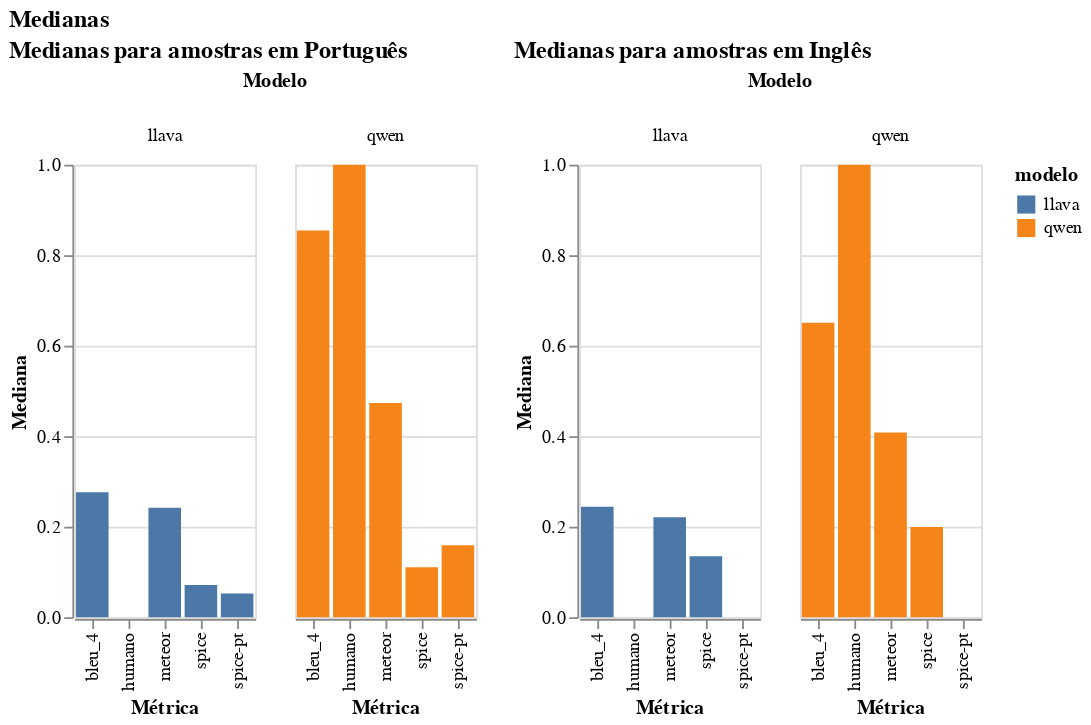

The notebook cell saved with this chart:
### Code cell
bar_chart_mediana_pt = (
    alt.Chart(medianas_pt)
    .mark_bar()
    .encode(
        x=alt.X("métrica:N", title="Métrica"),
        y=alt.Y("valor:Q", title="Mediana", scale=alt.Scale(domain=[0, 1])),
        color="modelo:N",
        column=alt.Column("modelo:N", title="Modelo"),
    )
    .properties(width=100, height=250, title="Medianas para amostras em Português")
   
)

bar_chart_mediana_eng = (
    alt.Chart(medianas_eng)
    .mark_bar()
    .encode(
        x=alt.X("métrica:N", title="Métrica"),
        y=alt.Y("valor:Q", title="Mediana", scale=alt.Scale(domain=[0, 1])),
        color="modelo:N",
        column=alt.Column("modelo:N", title="Modelo"),
    )
    .properties(width=100, height=250, title="Medianas para amostras em Inglês")
   
)

bar_chart_mediana = (
    alt.hconcat(bar_chart_mediana_pt, bar_chart_mediana_eng).properties(
        title="Medianas"
    )
)
bar_chart_mediana.display()

### Figure 1 — Vega-Lite specification as saved in the notebook (floating-point values rounded to 4 significant figures)
{"config": {"view": {"continuousWidth": 300, "continuousHeight": 300}}, "hconcat": [{"data": {"name": "data-5fabbef8c5dcd2f07587bb4e31b91172"}, "mark": {"type": "bar"}, "encoding": {"color": {"field": "modelo", "type": "nominal"}, "column": {"field": "modelo", "title": "Modelo", "type": "nominal"}, "x": {"field": "métrica", "title": "Métrica", "type": "nominal"}, "y": {"field": "valor", "scale": {"domain": [0, 1]}, "title": "Mediana", "type": "quantitative"}}, "height": 250, "title": "Medianas para amostras em Português", "width": 100}, {"data": {"name": "data-010f463428f05b0fc5e68d61cba6a894"}, "mark": {"type": "bar"}, "encoding": {"color": {"field": "modelo", "type": "nominal"}, "column": {"field": "modelo", "title": "Modelo", "type": "nominal"}, "x": {"field": "métrica", "title": "Métrica", "type": "nominal"}, "y": {"field": "valor", "scale": {"domain": [0, 1]}, "title": "Mediana", "type": "quantitative"}}, "height": 250, "title": "Medianas para amostras em Inglês", "width": 100}], "title": "Medianas", "$schema": "https://vega.github.io/schema/vega-lite/v5.20.1.json", "datasets": {"data-5fabbef8c5dcd2f07587bb4e31b91172": [{"modelo": "llava", "métrica": "bleu_4", "valor": 0.2761}, {"modelo": "qwen", "métrica": "bleu_4", "valor": 0.8547}, {"modelo": "llava", "métrica": "meteor", "valor": 0.242}, {"modelo": "qwen", "métrica": "meteor", "valor": 0.4734}, {"modelo": "llava", "métrica": "spice", "valor": 0.07122}, {"modelo": "qwen", "métrica": "spice", "valor": 0.1104}, {"modelo": "llava", "métrica": "spice-pt", "valor": 0.05217}, {"modelo": "qwen", "métrica": "spice-pt", "valor": 0.1592}, {"modelo": "llava", "métrica": "humano", "valor": 0.0}, {"modelo": "qwen", "métrica": "humano", "valor": 1.0}], "data-010f463428f05b0fc5e68d61cba6a894": [{"modelo": "llava", "métrica": "bleu_4", "valor": 0.244}, {"modelo": "qwen", "métrica": "bleu_4", "valor": 0.6509}, {"modelo": "llava", "métrica": "meteor", "valor": 0.2211}, {"modelo": "qwen", "métrica": "meteor", "valor": 0.4085}, {"modelo": "llava", "métrica": "spice", "valor": 0.1349}, {"modelo": "qwen", "métrica": "spice", "valor": 0.1993}, {"modelo": "llava", "métrica": "spice-pt", "valor": 0.0}, {"modelo": "qwen", "métrica": "spice-pt", "valor": 0.0}, {"modelo": "llava", "métrica": "humano", "valor": 0.0}, {"modelo": "qwen", "métrica": "humano", "valor": 1.0}]}}
